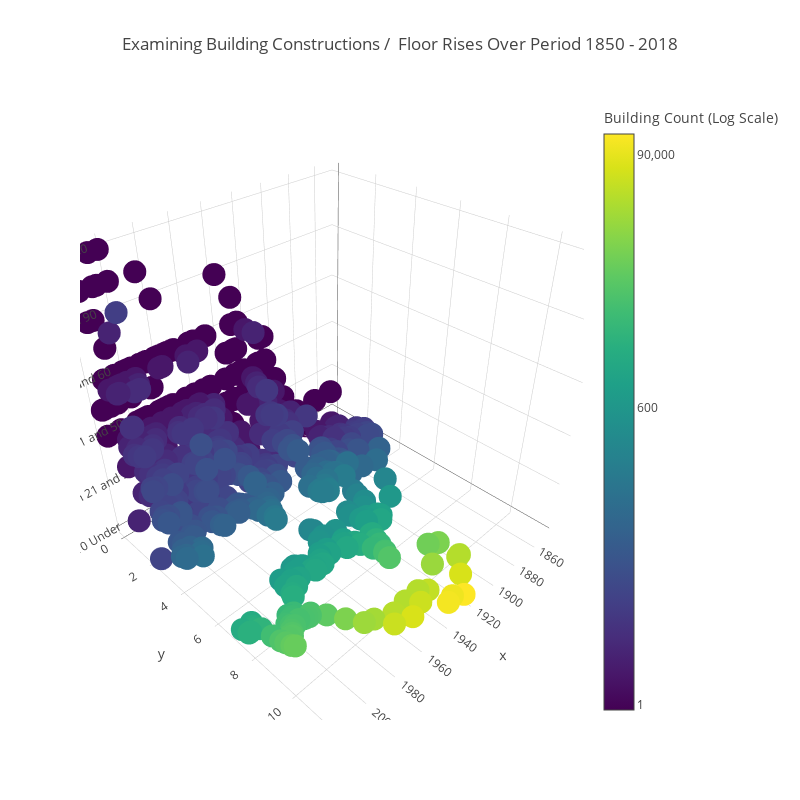

Notebook code for this chart:
### Code cell
# A 3D scatterplot to display the building constructions and its floor rise by the year.
# The color scheme displays less / more number of buildings . The number of buildings itself is log scaled.


trace1 = Scatter3d(
    x=ny_ybin_fbin['YearBuilt'],
    y=np.log(ny_ybin_fbin['NumBuild']),
    z=ny_ybin_fbin['floor_slab'],
    text=ny_ybin_fbin['NumBuild'],
    mode='markers',
    marker=dict(
        sizemode='diameter',
        sizeref=750,
        color = np.log(ny_ybin_fbin['NumBuild']),
        colorscale = 'Viridis',
        colorbar = dict(title = 'Building Count (Log Scale)',
                       tickvals = [0.1,6,11],
                       ticktext = ['1','600','90,000']),
        line=dict(color='rgb(140, 140, 170)')
    )
)

data=[trace1]
layout=dict(height=800, width=800,yaxis=dict(type='category', title='Number of Floors'), title='Examining Building Constructions /  Floor Rises Over Period 1850 - 2018')

#layout = go.Layout(
#    yaxis=dict(type='log', title='Number of Buildings (Log Scale)')
#)
fig=dict(data=data, layout=layout)
plotly.offline.iplot(fig)

### Figure 1 — Plotly figure (JSON) as saved in the notebook; plotly's stock layout.template omitted (floating-point values rounded to 4 significant figures; data arrays with more than 128 entries replaced by an {"elided": "..."} marker saying what was removed)
{"data": [{"marker": {"color": {"elided": "615 float values"}, "colorbar": {"ticktext": ["1", "600", "90,000"], "tickvals": [0.1, 6, 11], "title": "Building Count (Log Scale)"}, "colorscale": "Viridis", "line": {"color": "rgb(140, 140, 170)"}, "sizemode": "diameter", "sizeref": 750}, "mode": "markers", "text": {"elided": "615 int values"}, "type": "scatter3d", "x": {"elided": "615 int values"}, "y": {"elided": "615 float values"}, "z": {"elided": "615 str values"}}], "layout": {"height": 800, "title": "Examining Building Constructions /  Floor Rises Over Period 1850 - 2018", "width": 800, "yaxis": {"title": "Number of Floors", "type": "category"}}}
